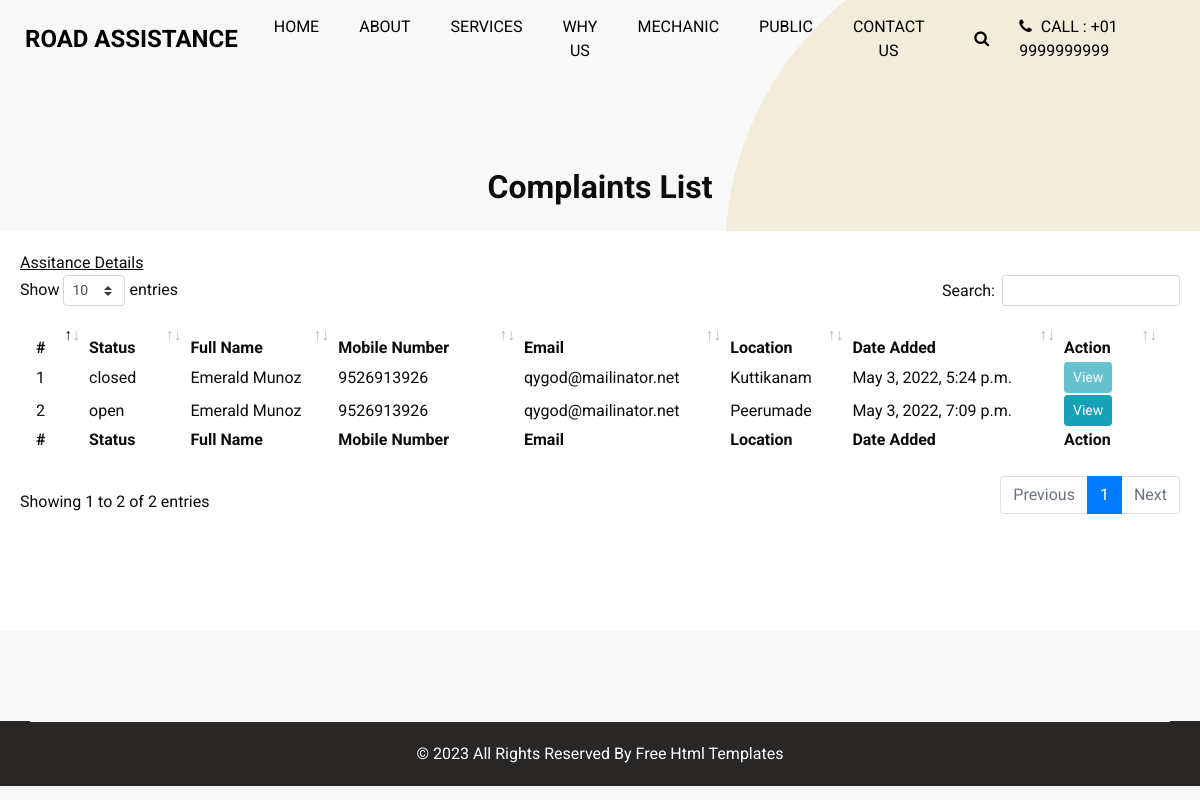
Screenshot of /mechanic/list-complaints (signed in) with the database file from the repository.
### public/models.py (models this page shows, shortened)
class Complaints(models.Model):
    unique_id=models.AutoField(primary_key=True, null=False)
    complaints_text=models.TextField(default='null', null=False)
    location_text=models.TextField(default='null', null=False)
    selected_mechanic = models.ForeignKey(Mechanic_Registartion, on_delete=models.CASCADE)
    public_user = models.ForeignKey(Registration, on_delete=models.CASCADE)
    date_added = models.DateTimeField(default=now, editable=False)
    reply = models.TextField(default='null', null=True)
    status_choices = [
        ('open', 'Open'),
        ('pending', 'Pending'),
        ('closed', 'Closed'),
    ]
    status = models.CharField(max_length=15, choices=status_choices, default="open")

class Registration(models.Model):
    unique_id=models.AutoField(primary_key=True, null=False)
    firstname = models.CharField(max_length=100, default='null', null=False)
    lastname = models.CharField(max_length=100, default='null', null=False)
    email = models.CharField(max_length=255, default='null', null=False)
    password = models.CharField(max_length=500, default='null', null=False)
    mobilenumber = models.CharField(max_length=15, default='null', null=False)
    address = models.TextField(default='null', null=False)
    status_choices = [
        ('pending', 'Pending'),
        ('active', 'Active'),
    ]
    status = models.CharField(max_length=15, choices=status_choices, default="active")
    date_added = models.DateTimeField(default=now, editable=False)

### mechanic/views.py (the view)
# urls.py: path('list-complaints', views.complaints_list, name="complaints_list"),
def complaints_list(request):
    complaints_list = User_Complaints.objects.filter(selected_mechanic=Registration.objects.get(unique_id=request.session['user_id'])).all()
    context = { 'complaints_list': complaints_list }
    return render(request, 'mechanic/complaints-list.html', context)

### templates/mechanic/complaints-list.html (shortened to what this page needs)
{% extends 'layout.html' %}
{% load static %}
{% block custom-style %}
<link href="{% static 'lib/datatables/datatables.css' %}" rel="stylesheet">
{% endblock %}
{% block content %}
{% include 'includes/header.html'  %}
  <section class="contact_section layout_padding">
    <div class="container">
      <div class="heading_container heading_center">
        <h2>
          Complaints List
        </h2>
      </div>
    </div>
    <div class="container-fluid">
      <div class="row">
        <div class="col-lg-12">
          <div class="box">
<div class="row">
<div class="col-md-12" style="background-color: white; min-height: 400px; padding: 20px;">
<u>Assitance Details</u>
  {% if complaints_list.count > 0 %}
                  <table id="example" class="stripe" style="width:100%; background-color: white; padding: 15px;">
                        <thead>
                            <tr>
                                <th>#</th>
                                <th>Status</th>
                                <th>Full Name</th>
                                <th>Mobile Number</th>
                                <th>Email</th>
                                <th>Location</th>
                                <th>Date Added</th>
                                <th>Action</th>
                            </tr>
                        </thead>
                        <tbody>
                          {% for row in complaints_list %}
                             <tr>
                                <td>{{ forloop.counter }}</td>
                                <td>{{ row.status }}</td>
                                <td>{{ row.public_user.firstname }} {{ row.public_user.lastname }}</td>
                                <td>{{ row.public_user.mobilenumber }} </td>
                                <td>{{ row.public_user.email }}</td>
                                <td>{{ row.location_text }}</td>
                                <td>{{ row.date_added }}</td>
                  <td>
                    {% if row.status == 'open' %}
                    <a href="{% url 'mechanic:complaints_views' id=row.unique_id %}" type="button" class="btn btn-info btn-sm">View</a>
                     {% else %}
                     <button disabled type="button" class="btn btn-info btn-sm">View</button>
                     {% endif %}
                  </td>
                            </tr>
                          {% endfor %}
                        </tbody>
                        <tfoot>
                            <tr>
                              <th>#</th>
                              <th>Status</th>
                              <th>Full Name</th>
                              <th>Mobile Number</th>
                              <th>Email</th>
                              <th>Location</th>
                              <th>Date Added</th>
                              <th>Action</th>
                            </tr>
                        </tfoot>
                    </table>
                  {% else %}
                  <b>No complaints added yet</b>
                  {% endif %}
</div>
</div>
</div>
        </div>
      </div>
    </div>
  </section>
  {% include 'includes/footer.html'  %}
  {% endblock %}

### templates/layout.html (shortened to what this page needs)
{% load static %}
<!DOCTYPE html>
<html>
<head>
  <link rel="stylesheet" type="text/css" href="{% static 'css/bootstrap.css' %}" />
  <link href="{% static 'css/font-awesome.min.css' %}" rel="stylesheet" />
  <link href="{% static 'css/style.css' %}" rel="stylesheet" />
  <link href="{% static 'css/responsive.css' %}" rel="stylesheet" />
  {% block custom-style %}
  {% endblock %}
</head>
<body>
{% block content %}
{% endblock %}
</body>
</html>

### templates/includes/header.html (shortened to what this page needs)
<header class="header_section">
  <div class="container-fluid">
    <nav class="navbar navbar-expand-lg custom_nav-container ">
      <a class="navbar-brand" href="">
        <span>Road Assistance</span>
      </a>
<div class="collapse navbar-collapse" id="navbarSupportedContent">
<ul class="navbar-nav ml-auto">
{% if 'is_logged_in' in request.session and request.session.usertype == 'admin' %}
<li class="nav-item">
  <a class="nav-link {% if request.resolver_match.url_name == 'dashboard' %} active {% endif %}" href="{% url 'site_admin:dashboard' %}">Dashboard <span class="sr-only">(current)</span></a>
</li>
<li class="nav-item">
  <a class="nav-link {% if request.resolver_match.url_name == 'add_location' %} active {% endif %}" href="{% url 'site_admin:add_location' %}">Add Location</a>
</li>
<li class="nav-item">
  <a class="nav-link {% if request.resolver_match.url_name == 'add_category' %} active {% endif %}" href="{% url 'site_admin:add_category' %}">Add Category</a>
</li>
<li class="nav-item">
  <a class="nav-link {% if request.resolver_match.url_name == 'list_public_user' %} active {% endif %}" href="{% url 'site_admin:list_public_user' %}">List Users</a>
</li>
<li class="nav-item">
  <a class="nav-link {% if request.resolver_match.url_name == 'list_mechanic_user' %} active {% endif %}" href="{% url 'site_admin:list_mechanic_user' %}">List Mechanic</a>
</li>
<li class="nav-item">
  <a class="nav-link" href="{% url 'site_admin:logout' %}">Sign Out ({{ request.session.usertype }})</a>
</li>
{% else %}
<li class="nav-item">
<a class="nav-link {% if request.resolver_match.url_name == 'home' %} active {% endif %}" href="{% url 'index:home' %}">Home <span class="sr-only">(current)</span></a>
</li>
<li class="nav-item">
<a class="nav-link {% if request.resolver_match.url_name == 'about' %} active {% endif %}" href="{% url 'index:about' %}"> About</a>
</li>
<li class="nav-item ">
<a class="nav-link {% if request.resolver_match.url_name == 'service' %} active {% endif %}" href="{% url 'index:service' %}">Services</a>
</li>
<li class="nav-item">
<a class="nav-link {% if request.resolver_match.url_name == 'why' %} active {% endif %}" href="{% url 'index:why' %}">Why Us</a>
</li>
<li class="nav-item">
<a class="nav-link {% if request.resolver_match.url_name == 'signin' %} active {% endif %}" href="{% url 'mechanic:signin' %}">Mechanic</a>
</li>
<li class="nav-item">
<a class="nav-link {% if request.resolver_match.url_name == 'signin' %} active {% endif %}" href="{% url 'public:signin' %}">Public</a>
</li>
<li class="nav-item">
<a class="nav-link {% if request.resolver_match.url_name == 'contact_us' %} active {% endif %}" href="{% url 'index:contact_us' %}">Contact Us</a>
</li>
{% endif %}
</ul>
        <div class="quote_btn-container">
          <form class="form-inline">
            <button class="btn   nav_search-btn" type="submit">
              <i class="fa fa-search" aria-hidden="true"></i>
            </button>
          </form>
          <a href="">
            <i class="fa fa-phone" aria-hidden="true"></i>
            <span>
              Call : +01 9999999999
            </span>
          </a>
        </div>
      </div>
    </nav>
  </div>
</header>

### templates/includes/footer.html
<footer class="footer_section">
  <div class="container">
    <p>
      &copy; <span id="displayYear"></span> All Rights Reserved By
      <a href="https://html.design/">Free Html Templates</a>
    </p>
  </div>
</footer>

### static/css/style.css (style rules this page uses)
html { overflow-x: hidden; }
body { font-family: "Roboto", sans-serif; color: #0c0c0c; background-color: #f8f8f8; overflow-x: hidden; }
section { max-width: 1400px; margin: auto; }
.layout_padding { padding: 90px 0; }
.heading_container { display: -webkit-box; display: -ms-flexbox; display: flex; -webkit-box-orient: vertical; -webkit-box-direction: normal; -ms-flex-direction: column; flex-direction: column; -webkit-box-align: start; -ms-flex-align: start; align-items: flex-start; }
.heading_container h2 { position: relative; font-weight: bold; margin: 0; }
.heading_container.heading_center { -webkit-box-align: center; -ms-flex-align: center; align-items: center; text-align: center; }
a, a:hover, a:focus { text-decoration: none; }
.btn, .btn:focus { outline: none !important; -webkit-box-shadow: none; box-shadow: none; }
.header_section .container-fluid { padding-right: 25px; padding-left: 25px; }
.navbar-brand span { font-weight: bold; color: #000000; font-size: 24px; text-transform: uppercase; }
.custom_nav-container { padding: 10px 0; }
.custom_nav-container .navbar-nav .nav-item .nav-link { padding: 5px 20px; color: #000000; text-align: center; text-transform: uppercase; }
.custom_nav-container .nav_search-btn { width: 35px; height: 35px; padding: 0; border: none; color: #000000; margin: 0 20px; }
.quote_btn-container { display: -webkit-box; display: -ms-flexbox; display: flex; -webkit-box-align: center; -ms-flex-align: center; align-items: center; }
.quote_btn-container a { color: #000000; text-transform: uppercase; }
.quote_btn-container a span { margin-left: 5px; }
.contact_section { position: relative; }
.contact_section .row { -webkit-box-align: center; -ms-flex-align: center; align-items: center; }
.contact_section .heading_container { margin-bottom: 25px; }
.contact_section::before { content: ""; position: absolute; top: 175px; right: 150px; width: 650px; height: 650px; -webkit-transform: translate(50%, -50%); transform: translate(50%, -50%); background-color: #f3ecdb; border-radius: 100%; z-index: -1; }
.footer_section { position: relative; background-color: #292725; text-align: center; }
.footer_section p { color: #ffffff; padding: 20px 0; margin: 0; border-top: 1px solid #ffffff; }
.footer_section p a { color: inherit; }

### static/css/responsive.css (style rules this page uses)
@media (min-width: 1200px) { .container { max-width: 1170px; } }

### rows the page displays
Complaints: status "closed", public_user.firstname "Emerald", public_user.lastname "Munoz", public_user.mobilenumber "9526913926", public_user.email "qygod@mailinator.net", location_text "Kuttikanam", date_added "May 3, 2022, 5:24 p.m.", shows "View"
Complaints: status "open", public_user.firstname "Emerald", public_user.lastname "Munoz", public_user.mobilenumber "9526913926", public_user.email "qygod@mailinator.net", location_text "Peerumade", date_added "May 3, 2022, 7:09 p.m.", shows "View"
